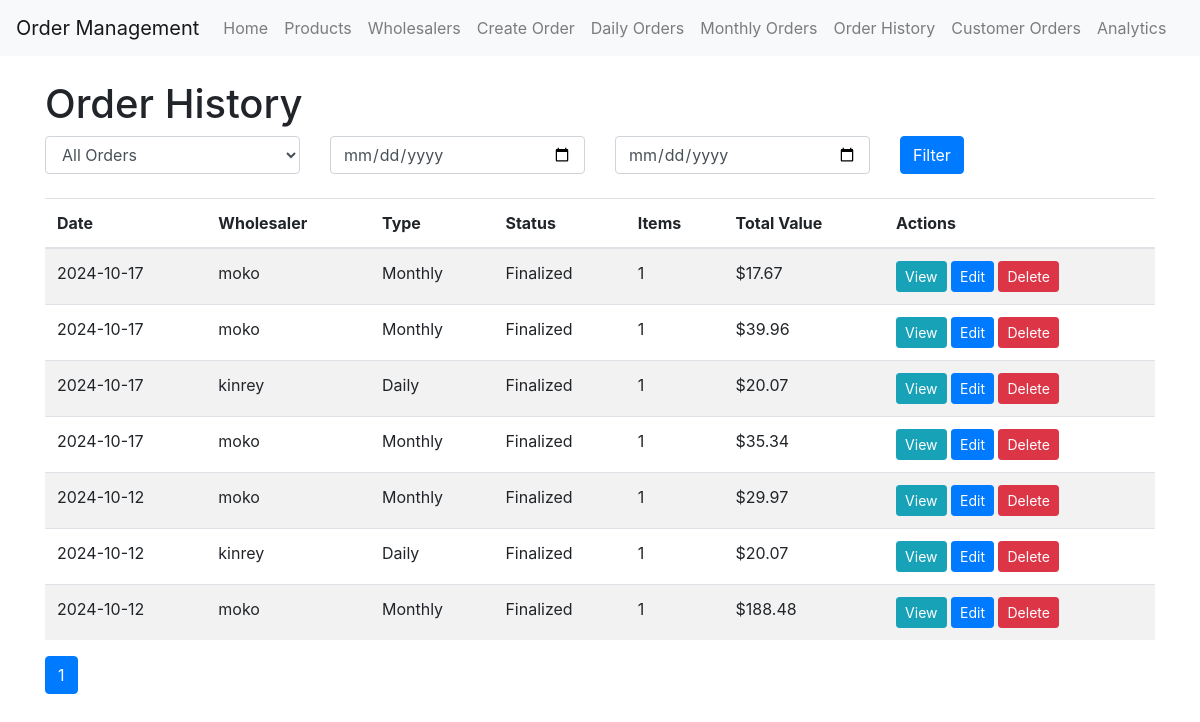
The page /order_history (signed in) on the database as committed earlier.
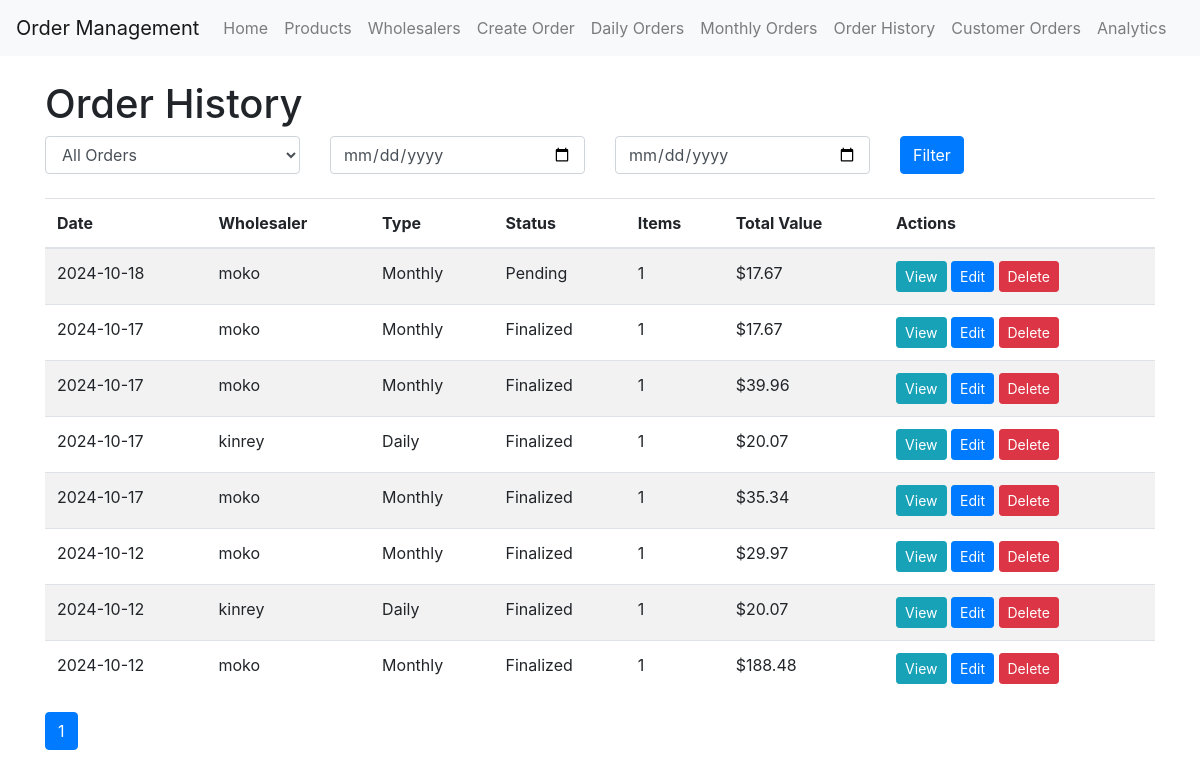
The same page on the database as committed later.
### app/models.py (models this page shows)
class OrderList(db.Model):
    id = db.Column(db.Integer, primary_key=True)
    date = db.Column(db.Date, nullable=False, default=datetime.utcnow().date)
    wholesaler_id = db.Column(db.Integer, db.ForeignKey('wholesaler.id'), nullable=False)
    wholesaler = db.relationship('Wholesaler', back_populates='order_lists')
    items = db.relationship('OrderListItem', back_populates='order_list', cascade='all, delete-orphan')
    status = db.Column(db.String(20), default='pending')  # 'pending', 'finalized'
    type = db.Column(db.String(10), nullable=False)  # 'daily' or 'monthly'
    finalized_date = db.Column(db.DateTime)
    def total_value(self):
        return sum(item.quantity * item.product.price for item in self.items)

class Wholesaler(db.Model):
    id = db.Column(db.Integer, primary_key=True)
    name = db.Column(db.String(100), nullable=False)
    is_daily = db.Column(db.Boolean, default=False)
    contact_person = db.Column(db.String(100))
    email = db.Column(db.String(120))
    phone = db.Column(db.String(20))
    products = db.relationship('Product', back_populates='wholesaler')
    order_lists = db.relationship('OrderList', back_populates='wholesaler')

class OrderListItem(db.Model):
    id = db.Column(db.Integer, primary_key=True)
    order_list_id = db.Column(db.Integer, db.ForeignKey('order_list.id'), nullable=False)
    product_id = db.Column(db.Integer, db.ForeignKey('product.id'), nullable=False)
    quantity = db.Column(db.Integer, nullable=False)
    comment = db.Column(db.Text)
    order_list = db.relationship('OrderList', back_populates='items')
    product = db.relationship('Product', backref='order_items')

class Product(db.Model):
    id = db.Column(db.Integer, primary_key=True)
    product_id = db.Column(db.String(20), unique=True, nullable=False)
    name = db.Column(db.String(100), nullable=False)
    size = db.Column(db.String(50))
    price = db.Column(db.Float, nullable=False)
    wholesaler_id = db.Column(db.Integer, db.ForeignKey('wholesaler.id'), nullable=False)
    wholesaler = db.relationship('Wholesaler', back_populates='products')
    available_in_store = db.Column(db.Boolean, default=True)

### app/main/routes.py (the view)
@bp.route('/order_history')
@login_required
def order_history():
    page = request.args.get('page', 1, type=int)
    per_page = 10  # Number of orders per page
    order_type = request.args.get('type', 'all')
    start_date = request.args.get('start_date')
    end_date = request.args.get('end_date')
    query = OrderList.query.options(
        joinedload(OrderList.items).joinedload(OrderListItem.product)
    )
    if order_type != 'all':
        query = query.filter(OrderList.type == order_type)
    if start_date:
        query = query.filter(OrderList.date >= datetime.strptime(start_date, '%Y-%m-%d').date())
    if end_date:
        query = query.filter(OrderList.date <= datetime.strptime(end_date, '%Y-%m-%d').date())
    sort_by = request.args.get('sort_by', 'date')
    sort_order = request.args.get('sort_order', 'desc')
    if sort_by == 'date':
        query = query.order_by(desc(OrderList.date) if sort_order == 'desc' else OrderList.date)
    elif sort_by == 'wholesaler':
        query = query.join(Wholesaler).order_by(desc(Wholesaler.name) if sort_order == 'desc' else Wholesaler.name)
    orders = query.paginate(page=page, per_page=per_page, error_out=False)
    return render_template('order_history.html', title='Order History', orders=orders,
                           order_type=order_type, start_date=start_date, end_date=end_date,
                           sort_by=sort_by, sort_order=sort_order)

### app/models.py (called while the page is built)
@login.user_loader
def load_user(id):
    return User.query.get(int(id))

### app/templates/order_history.html (shortened to what this page needs)
{% extends "base.html" %}
{% block content %}
<h1>Order History</h1>
<form method="GET" class="mb-4">
    <div class="row">
        <div class="col-md-3">
            <select name="type" class="form-control">
                <option value="all" {% if order_type == 'all' %}selected{% endif %}>All Orders</option>
            </select>
        </div>
        <div class="col-md-3">
            <input type="date" name="start_date" class="form-control" value="{{ start_date or '' }}" placeholder="Start Date">
        </div>
        <div class="col-md-3">
            <input type="date" name="end_date" class="form-control" value="{{ end_date or '' }}" placeholder="End Date">
        </div>
        <div class="col-md-3">
            <button type="submit" class="btn btn-primary">Filter</button>
        </div>
    </div>
</form>
{% if orders.items %}
    <table class="table table-striped">
        <thead>
            <tr>
                <th>Date</th>
                <th>Wholesaler</th>
                <th>Type</th>
                <th>Status</th>
                <th>Items</th>
                <th>Total Value</th>
                <th>Actions</th>
            </tr>
        </thead>
        <tbody>
            {% for order in orders.items %}
                <tr>
                    <td>{{ order.date.strftime('%Y-%m-%d') }}</td>
                    <td>{{ order.wholesaler.name }}</td>
                    <td>{{ order.type|capitalize }}</td>
                    <td>{{ order.status|capitalize }}</td>
                    <td>{{ order.items|length }}</td>
                    <td>
                        ${{ "%.2f"|format(order.total_value()) }}
                    </td>
                    <td>
                        <a href="{{ url_for('main.view_order', order_id=order.id) }}" class="btn btn-sm btn-info">View</a>
                        <a href="{{ url_for('main.edit_order', order_id=order.id) }}" class="btn btn-sm btn-primary">Edit</a>
                        <form action="{{ url_for('main.delete_order', order_id=order.id) }}" method="POST" style="display: inline;">
                            <button type="submit" class="btn btn-sm btn-danger" onclick="return confirm('Are you sure you want to delete this order?')">Delete</button>
                        </form>
                    </td>
                </tr>
            {% endfor %}
        </tbody>
    </table>
    <nav aria-label="Order history pagination">
        <ul class="pagination">
            {% for page in orders.iter_pages() %}
                {% if page %}
                    <li class="page-item {{ 'active' if page == orders.page else '' }}">
                        <a class="page-link" href="{{ url_for('main.order_history', page=page, type=order_type, start_date=start_date, end_date=end_date, sort_by=sort_by, sort_order=sort_order) }}">{{ page }}</a>
                    </li>
                {% else %}
                    <li class="page-item disabled">
                        <span class="page-link">...</span>
                    </li>
                {% endif %}
            {% endfor %}
        </ul>
    </nav>
{% else %}
    <p>No orders found.</p>
{% endif %}
{% endblock %}

Rows that differ between the two databases and show on the page:
added OrderList: date "2024-10-18", wholesaler.name "moko", type "Monthly", status "Pending", items|length "1"
added OrderListItem: total_value "17.67"
